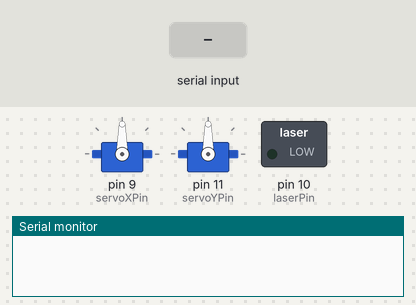
A sketch run on a simulated Arduino Uno, built with avr-gcc and run on an emulated ATmega328P. Shown: 2 × servo, switched loads named in the sketch (green lamp = pin HIGH), the last lines printed to the serial monitor. Inputs (shaded band) come from the test bench.

Above: at 1.2 s.
1.3 s: "90,45\n" received over Serial
At 2.9 s:
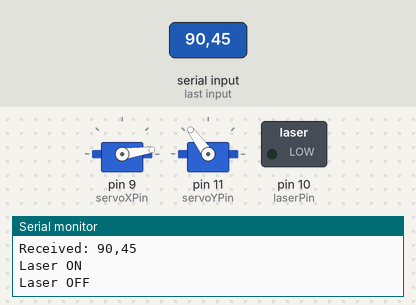
3.8 s: "30,150\n" received over Serial
At 4.6 s:
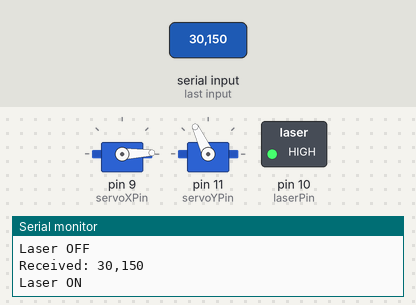
6.3 s: "1,90,45\n" received over Serial
At 7.9 s:
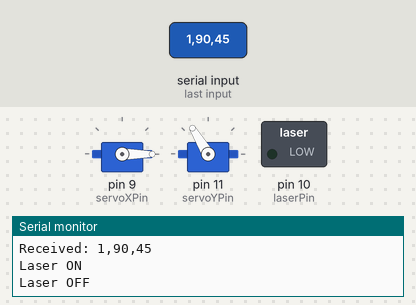
Timing chart, 0 to 9.4 s (numbered marks = the images above; inputs shaded):
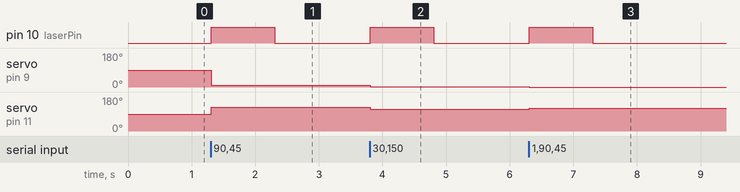

Measured:
- after the input at 1.3 s, pin 10 (laserPin): LOW → HIGH at once, → LOW 1.0 s later; servo on pin 9 (servoXPin): 90° → 8° at once; servo on pin 11 (servoYPin): 90° → 126° at once
- after the input at 3.8 s, pin 10 (laserPin): LOW → HIGH at once, → LOW 1.0 s later; servo on pin 9 (servoXPin): 8° → 2° at once; servo on pin 11 (servoYPin): 126° → 115° at once
- after the input at 6.3 s, pin 10 (laserPin): LOW → HIGH at once, → LOW 1.0 s later; servo on pin 9 (servoXPin): 2° → 0° at once; servo on pin 11 (servoYPin): 115° → 121° at once

The sketch:

Arduino_code.ino
```cpp
#include <Servo.h>

// Define pin numbers
const int laserPin = 10;     // Pin for laser control
const int servoXPin = 9;     // Pin for horizontal (X-axis ) servo
const int servoYPin = 11;    // Pin for vertical (Y-axis) servo

// Create servo objects for X and Y axes
Servo servoX;
Servo servoY;

void setup() {
    Serial.begin(9600);               // Initialize serial communication
    servoX.attach(servoXPin);         // Attach horizontal servo to pin 9
    servoY.attach(servoYPin);         // Attach vertical servo to pin 11
    pinMode(laserPin, OUTPUT);        // Set laser pin as output
    digitalWrite(laserPin, LOW);      // Ensure laser is off initially
}

void loop() {
    if (Serial.available() > 0) {
        String input = Serial.readStringUntil('\n'); // Read incoming data
        Serial.println("Received: " + input);        // Debug print

        int commaIndex = input.indexOf(',');
        if (commaIndex > 0) {
            int centerX = input.substring(0, commaIndex).toInt(); // Parse X coordinate
            int centerY = input.substring(commaIndex + 1).toInt(); // Parse Y coordinate

            // Check for the command to turn off the laser
            if (centerX == 0 && centerY == 0) {
                // Turn off the laser
                digitalWrite(laserPin, LOW);
                Serial.println("Laser OFF");  // Debug print
            } else {
                // Map the X coordinate (0 to 1200) to servo angles (0 to 120 degrees)
                int posX = map(centerX, 0, 1300, 0, 120);

                // Map the Y coordinate (0 to 700) to servo angles (160 to 85 degrees)
                int posY = map(centerY, 0, 700, 130, 60);

                // Move servos to the new positions
                servoX.write(posX);
                servoY.write(posY);

                // Turn on the laser
                digitalWrite(laserPin, HIGH);
                Serial.println("Laser ON");  // Debug print

                // Use a non-blocking timer for the 1-second delay
                unsigned long startTime = millis();  // Record the start time
                while (millis() - startTime < 1000) {
                    // Keep the laser on for 1 second without blocking other operations
                }

                // Turn off the laser after 1 second
                digitalWrite(laserPin, LOW);
                Serial.println("Laser OFF");  // Debug print
            }
        }
    }
}
```
